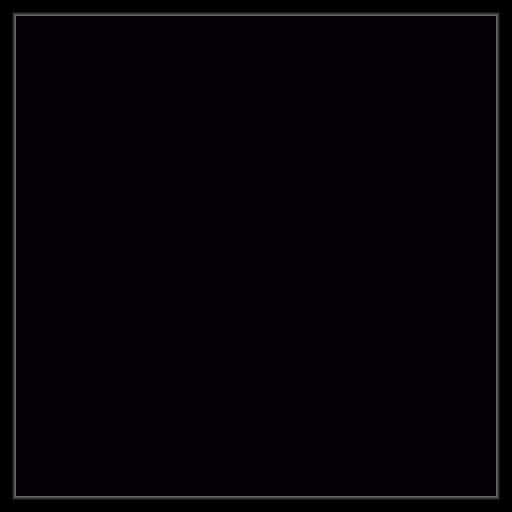

Rendered tile map (Tiled .tmx) drawn with the repository's tilesets; below, a short description and the full map source, tile grids included:
An orthogonal 32x32 tile map with 16x16 px tiles, 1 tile layer (Tile Layer 1), 2 tilesets.

<map version="1.0" orientation="orthogonal" renderorder="right-down" width="32" height="32" tilewidth="16" tileheight="16" nextobjectid="1">
 <tileset firstgid="1" name="The Eye of Cthulhu" tilewidth="16" tileheight="16" tilecount="1" columns="1">
  <image source="../deep_dark.png" width="16" height="16" />
 </tileset>
 <tileset firstgid="2" name="holes" tilewidth="16" tileheight="16" tilecount="15" columns="5">
  <image source="../the-pits.png" width="80" height="48" />
  <tile id="0">
   <properties>
    <property name="collidable" type="bool" value="true" />
   </properties>
  </tile>
  <tile id="1">
   <properties>
    <property name="collidable" type="bool" value="true" />
   </properties>
  </tile>
  <tile id="2">
   <properties>
    <property name="collidable" type="bool" value="true" />
   </properties>
  </tile>
  <tile id="3">
   <properties>
    <property name="collidable" type="bool" value="true" />
   </properties>
  </tile>
  <tile id="4">
   <properties>
    <property name="collidable" type="bool" value="true" />
   </properties>
  </tile>
  <tile id="5">
   <properties>
    <property name="collidable" type="bool" value="true" />
   </properties>
  </tile>
  <tile id="6">
   <properties>
    <property name="collidable" type="bool" value="true" />
   </properties>
  </tile>
  <tile id="7">
   <properties>
    <property name="collidable" type="bool" value="true" />
   </properties>
  </tile>
  <tile id="8">
   <properties>
    <property name="collidable" type="bool" value="true" />
   </properties>
  </tile>
  <tile id="9">
   <properties>
    <property name="collidable" type="bool" value="true" />
   </properties>
  </tile>
  <tile id="10">
   <properties>
    <property name="collidable" type="bool" value="true" />
   </properties>
  </tile>
  <tile id="11">
   <properties>
    <property name="collidable" type="bool" value="true" />
   </properties>
  </tile>
  <tile id="12">
   <properties>
    <property name="collidable" type="bool" value="true" />
   </properties>
  </tile>
  <tile id="13">
   <properties>
    <property name="collidable" type="bool" value="true" />
   </properties>
  </tile>
  <tile id="14">
   <properties>
    <property name="collidable" type="bool" value="true" />
   </properties>
  </tile>
 </tileset>
 <layer name="Tile Layer 1" width="32" height="32">
  <data encoding="csv">
11,13,13,13,13,13,13,13,13,13,13,13,13,13,13,13,13,13,13,13,13,13,13,13,13,13,13,13,13,13,13,10,
9,1,1,1,1,1,1,1,1,1,1,1,1,1,1,1,1,1,1,1,1,1,1,1,1,1,1,1,1,1,1,7,
9,1,1,1,1,1,1,1,1,1,1,1,1,1,1,1,1,1,1,1,1,1,1,1,1,1,1,1,1,1,1,7,
9,1,1,1,1,1,1,1,1,1,1,1,1,1,1,1,1,1,1,1,1,1,1,1,1,1,1,1,1,1,1,7,
9,1,1,1,1,1,1,1,1,1,1,1,1,1,1,1,1,1,1,1,1,1,1,1,1,1,1,1,1,1,1,7,
9,1,1,1,1,1,1,1,1,1,1,1,1,1,1,1,1,1,1,1,1,1,1,1,1,1,1,1,1,1,1,7,
9,1,1,1,1,1,1,1,1,1,1,1,1,1,1,1,1,1,1,1,1,1,1,1,1,1,1,1,1,1,1,7,
9,1,1,1,1,1,1,1,1,1,1,1,1,1,1,1,1,1,1,1,1,1,1,1,1,1,1,1,1,1,1,7,
9,1,1,1,1,1,1,1,1,1,1,1,1,1,1,1,1,1,1,1,1,1,1,1,1,1,1,1,1,1,1,7,
9,1,1,1,1,1,1,1,1,1,1,1,1,1,1,1,1,1,1,1,1,1,1,1,1,1,1,1,1,1,1,7,
9,1,1,1,1,1,1,1,1,1,1,1,1,1,1,1,1,1,1,1,1,1,1,1,1,1,1,1,1,1,1,7,
9,1,1,1,1,1,1,1,1,1,1,1,1,1,1,1,1,1,1,1,1,1,1,1,1,1,1,1,1,1,1,7,
9,1,1,1,1,1,1,1,1,1,1,1,1,1,1,1,1,1,1,1,1,1,1,1,1,1,1,1,1,1,1,7,
9,1,1,1,1,1,1,1,1,1,1,1,1,1,1,1,1,1,1,1,1,1,1,1,1,1,1,1,1,1,1,7,
9,1,1,1,1,1,1,1,1,1,1,1,1,1,1,1,1,1,1,1,1,1,1,1,1,1,1,1,1,1,1,7,
9,1,1,1,1,1,1,1,1,1,1,1,1,1,1,1,1,1,1,1,1,1,1,1,1,1,1,1,1,1,1,7,
9,1,1,1,1,1,1,1,1,1,1,1,1,1,1,1,1,1,1,1,1,1,1,1,1,1,1,1,1,1,1,7,
9,1,1,1,1,1,1,1,1,1,1,1,1,1,1,1,1,1,1,1,1,1,1,1,1,1,1,1,1,1,1,7,
9,1,1,1,1,1,1,1,1,1,1,1,1,1,1,1,1,1,1,1,1,1,1,1,1,1,1,1,1,1,1,7,
9,1,1,1,1,1,1,1,1,1,1,1,1,1,1,1,1,1,1,1,1,1,1,1,1,1,1,1,1,1,1,7,
9,1,1,1,1,1,1,1,1,1,1,1,1,1,1,1,1,1,1,1,1,1,1,1,1,1,1,1,1,1,1,7,
9,1,1,1,1,1,1,1,1,1,1,1,1,1,1,1,1,1,1,1,1,1,1,1,1,1,1,1,1,1,1,7,
9,1,1,1,1,1,1,1,1,1,1,1,1,1,1,1,1,1,1,1,1,1,1,1,1,1,1,1,1,1,1,7,
9,1,1,1,1,1,1,1,1,1,1,1,1,1,1,1,1,1,1,1,1,1,1,1,1,1,1,1,1,1,1,7,
9,1,1,1,1,1,1,1,1,1,1,1,1,1,1,1,1,1,1,1,1,1,1,1,1,1,1,1,1,1,1,7,
9,1,1,1,1,1,1,1,1,1,1,1,1,1,1,1,1,1,1,1,1,1,1,1,1,1,1,1,1,1,1,7,
9,1,1,1,1,1,1,1,1,1,1,1,1,1,1,1,1,1,1,1,1,1,1,1,1,1,1,1,1,1,1,7,
9,1,1,1,1,1,1,1,1,1,1,1,1,1,1,1,1,1,1,1,1,1,1,1,1,1,1,1,1,1,1,7,
9,1,1,1,1,1,1,1,1,1,1,1,1,1,1,1,1,1,1,1,1,1,1,1,1,1,1,1,1,1,1,7,
9,1,1,1,1,1,1,1,1,1,1,1,1,1,1,1,1,1,1,1,1,1,1,1,1,1,1,1,1,1,1,7,
9,1,1,1,1,1,1,1,1,1,1,1,1,1,1,1,1,1,1,1,1,1,1,1,1,1,1,1,1,1,1,7,
6,3,3,3,3,3,3,3,3,3,3,3,3,3,3,3,3,3,3,3,3,3,3,3,3,3,3,3,3,3,3,5
</data>
 </layer>
</map>
